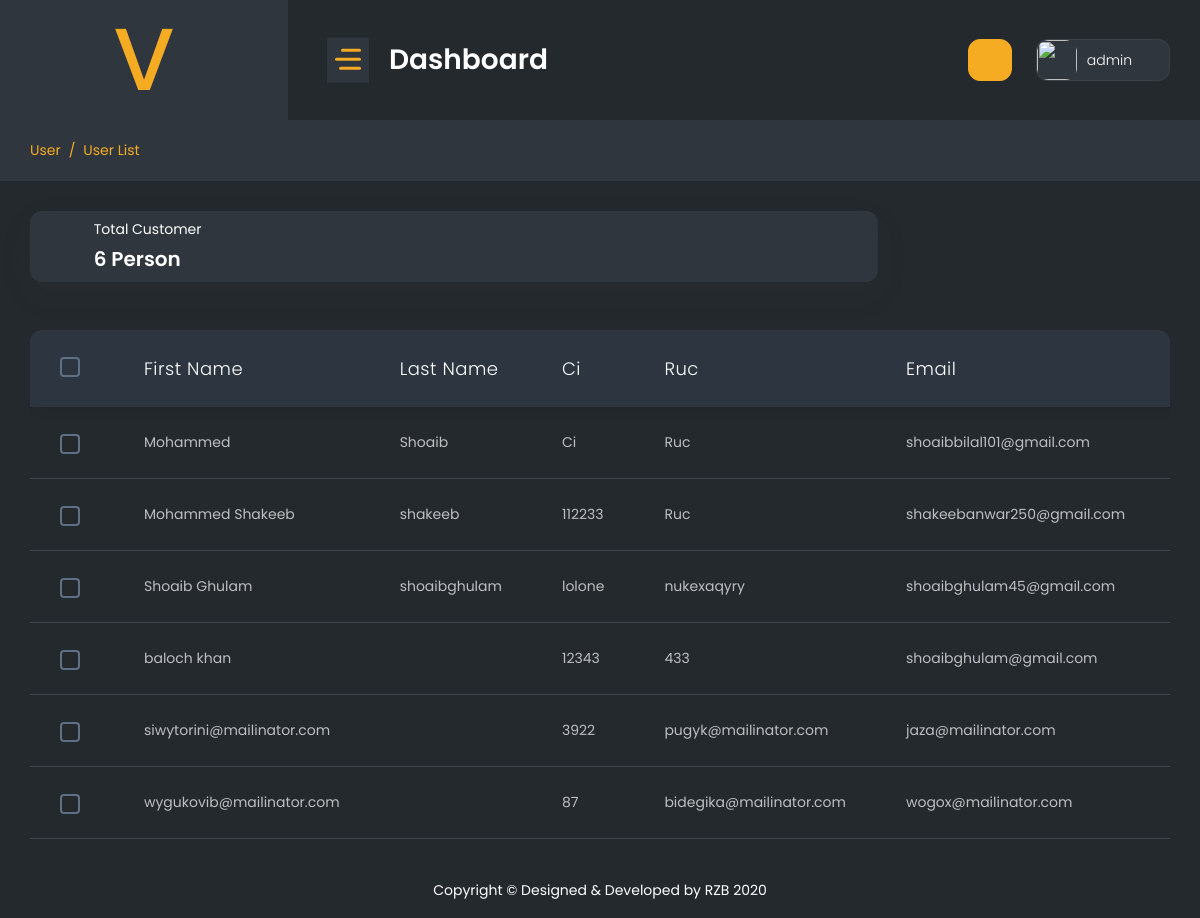
The page /superadminuser (signed in) on the database as committed earlier.
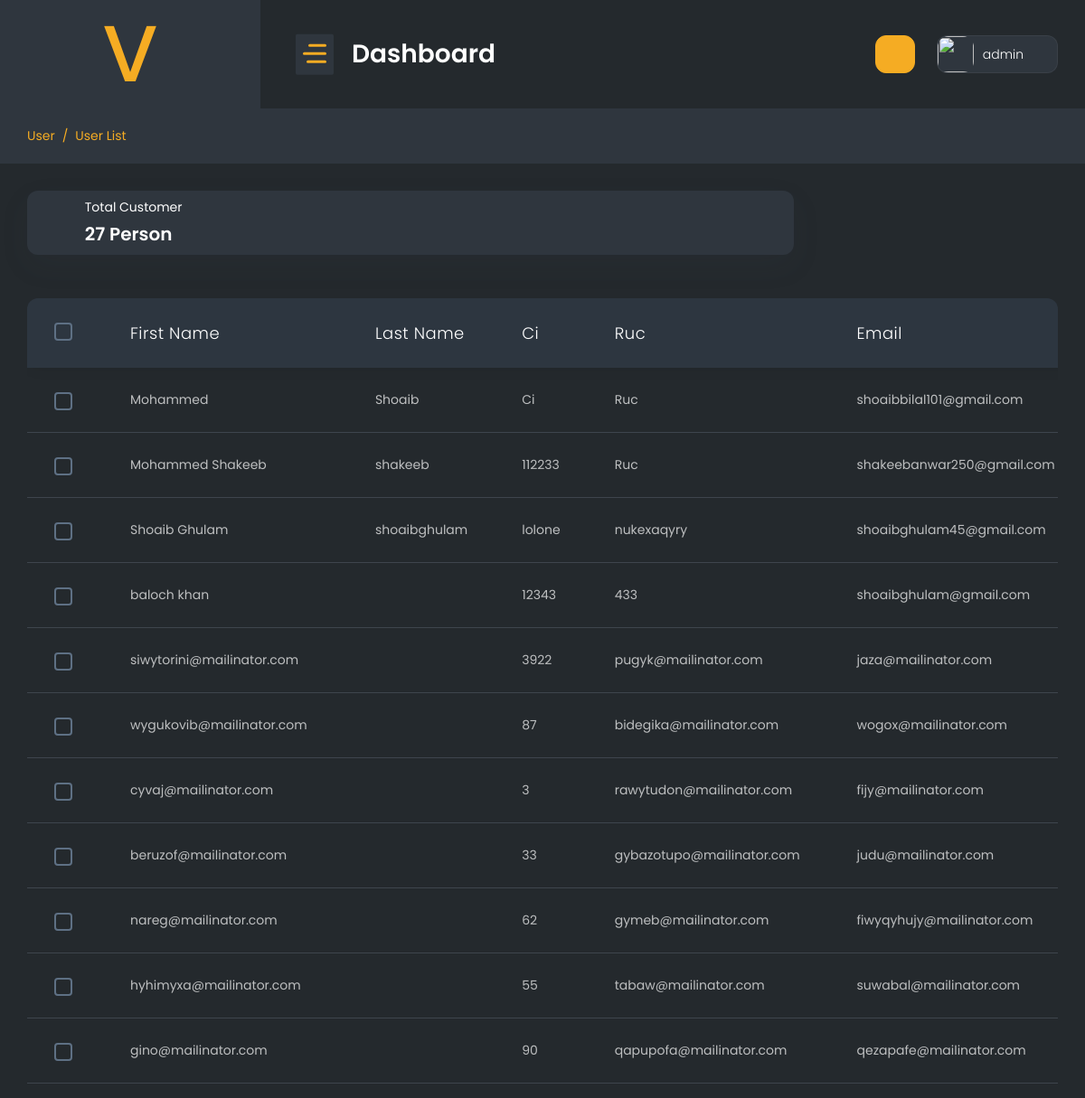
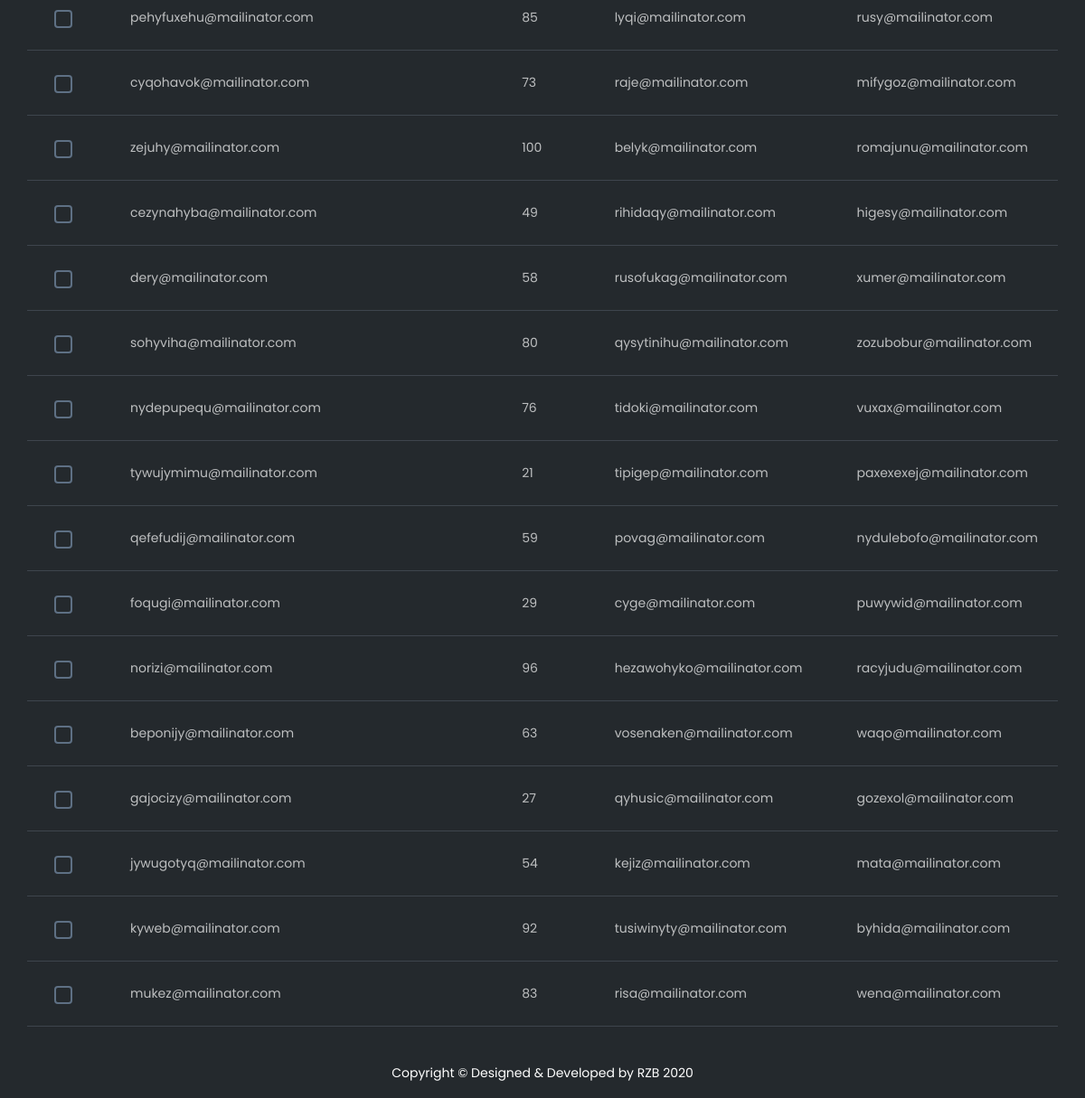
The same page on the database as committed later (2 pictures, top to bottom).
### webapp/models.py (models this page shows, shortened)
class User_Signup(models.Model):
    user_id = models.AutoField(primary_key=True)
    Name = models.CharField(max_length=255, default="")
    Surname = models.CharField(max_length=255, default="")
    Ci = models.CharField(max_length=255, default="")
    Ruc = models.CharField(max_length=255, default="")
    Gender = models.CharField(max_length=20, default="")
    Phones = models.CharField(max_length=20, default="")
    Email = models.EmailField(max_length=255, default="")
    Direction = models.CharField(max_length=255, default="")
    City =  models.CharField(max_length=255, default="")
    Birth_date  = models.DateField()
    Creation = models.DateTimeField(auto_now_add=True, blank=True)
    Password = models.TextField(max_length=500 , default="")

### webapp/views.py (the view)
# urls.py: path('superadminuser',superadminuser.as_view(),name="superadminuser"),
class superadminuser(View):
    def get(self,request):
        if not request.session.has_key('adminid'):
            return redirect("/superadminlogin")
        try:
            data = User_Signup.objects.all()
            countuser = User_Signup.objects.all().count()
            return render(request ,'superadmin/user.html',{'data':data,'countuser':countuser})
        except:
            return redirect("/superadmin")

### templates/superadmin/user.html (shortened to what this page needs)
{% extends "superadmin/base.html" %}
{% block body %}
<div class="container-fluid">
    <div class="page-titles">
        <ol class="breadcrumb">
            <li class="breadcrumb-item active"><a href="javascript:void(0)">User</a></li>
            <li class="breadcrumb-item"><a href="javascript:void(0)">User List</a></li>
        </ol>
    </div>
    <div class="row mb-5 align-items-center">
        <div class="col-lg-9">
            <div class="card m-0 ">
                <div class="card-body py-3 py-md-2">
                    <div class="row align-items-center">
                        <div class="col-md-5 mb-3 mb-md-0">
                            <div class="media align-items-end">
                                <span class="mr-2 mb-1">
                                    <i class="fa fa-user fa-2x"></i>
                                </span>
                                <div class="media-body ml-1">
                                    <p class="mb-1 fs-14">Total Customer</p>
                                    <h3 class="mb-0 font-w600 fs-20">{{countuser}} Person</h3>
                                </div>
                            </div>
                        </div>
                    </div>
                </div>
            </div>
        </div>
    </div>
    <div class="row">
        <div class="col-lg-12">
            <div class="table-responsive">
                <table id="example-5" class="table display mb-4  fs-14">
                    <thead>
                        <tr>
                            <th>
                                <div class="checkbox mr-0 align-self-center">
                                    <div class="custom-control custom-checkbox ">
                                    </div>
                                </div>
                            </th>
                            <th>First Name</th>
                            <th>Last Name</th>
                            <th>Ci</th>
                            <th>Ruc</th>
                            <th>Email</th>
                            <th>Gender</th>
                        </tr>
                    </thead>
                    <tbody>
                        {% for d in data %}
                        <tr>
                            <td>
                                <div class="checkbox mr-0 align-self-center">
                                    <div class="custom-control custom-checkbox ">
                                    </div>
                                </div>
                            </td>
                            <td>{{d.Name}}</td>
                            <td>{{d.Surname}}</td>
                            <td>{{d.Ci}}</td>
                            <td>{{d.Ruc}}</td>
                            <td>{{d.Email}}</td>
                            <td>{{d.Gender}}</td>
                        </tr>
                        {% endfor %}
                    </tbody>
                </table>
            </div>
        </div>
    </div>
</div>
{% endblock body %}

Rows that differ between the two databases and show on the page:
added User_Signup: Name "cyvaj@mailinator.com", Ci "3", Ruc "rawytudon@mailinator.com", Email "fijy@mailinator.com"
added User_Signup: Name "beruzof@mailinator.com", Ci "33", Ruc "gybazotupo@mailinator.com", Email "judu@mailinator.com"
added User_Signup: Name "nareg@mailinator.com", Ci "62", Ruc "gymeb@mailinator.com", Email "fiwyqyhujy@mailinator.com"
added User_Signup: Name "hyhimyxa@mailinator.com", Ci "55", Ruc "tabaw@mailinator.com", Email "suwabal@mailinator.com"
added User_Signup: Name "gino@mailinator.com", Ci "90", Ruc "qapupofa@mailinator.com", Email "qezapafe@mailinator.com"
added User_Signup: Name "pehyfuxehu@mailinator.com", Ci "85", Ruc "lyqi@mailinator.com", Email "rusy@mailinator.com"
added User_Signup: Name "cyqohavok@mailinator.com", Ci "73", Ruc "raje@mailinator.com", Email "mifygoz@mailinator.com"
added User_Signup: Name "zejuhy@mailinator.com", Ci "100", Ruc "belyk@mailinator.com", Email "romajunu@mailinator.com"
added User_Signup: Name "cezynahyba@mailinator.com", Ci "49", Ruc "rihidaqy@mailinator.com", Email "higesy@mailinator.com"
added User_Signup: Name "dery@mailinator.com", Ci "58", Ruc "rusofukag@mailinator.com", Email "xumer@mailinator.com"
added User_Signup: Name "sohyviha@mailinator.com", Ci "80", Ruc "qysytinihu@mailinator.com", Email "zozubobur@mailinator.com"
added User_Signup: Name "nydepupequ@mailinator.com", Ci "76", Ruc "tidoki@mailinator.com", Email "vuxax@mailinator.com"
added User_Signup: Name "tywujymimu@mailinator.com", Ci "21", Ruc "tipigep@mailinator.com", Email "paxexexej@mailinator.com"
added User_Signup: Name "qefefudij@mailinator.com", Ci "59", Ruc "povag@mailinator.com", Email "nydulebofo@mailinator.com"
added User_Signup: Name "foqugi@mailinator.com", Ci "29", Ruc "cyge@mailinator.com", Email "puwywid@mailinator.com"
added User_Signup: Name "norizi@mailinator.com", Ci "96", Ruc "hezawohyko@mailinator.com", Email "racyjudu@mailinator.com"
added User_Signup: Name "beponijy@mailinator.com", Ci "63", Ruc "vosenaken@mailinator.com", Email "waqo@mailinator.com"
added User_Signup: Name "gajocizy@mailinator.com", Ci "27", Ruc "qyhusic@mailinator.com", Email "gozexol@mailinator.com"
added User_Signup: Name "jywugotyq@mailinator.com", Ci "54", Ruc "kejiz@mailinator.com", Email "mata@mailinator.com"
added User_Signup: Name "kyweb@mailinator.com", Ci "92", Ruc "tusiwinyty@mailinator.com", Email "byhida@mailinator.com"
added User_Signup: Name "mukez@mailinator.com", Ci "83", Ruc "risa@mailinator.com", Email "wena@mailinator.com"
Other text that changed with them:
{{ countuser }}: "6" → "27"
